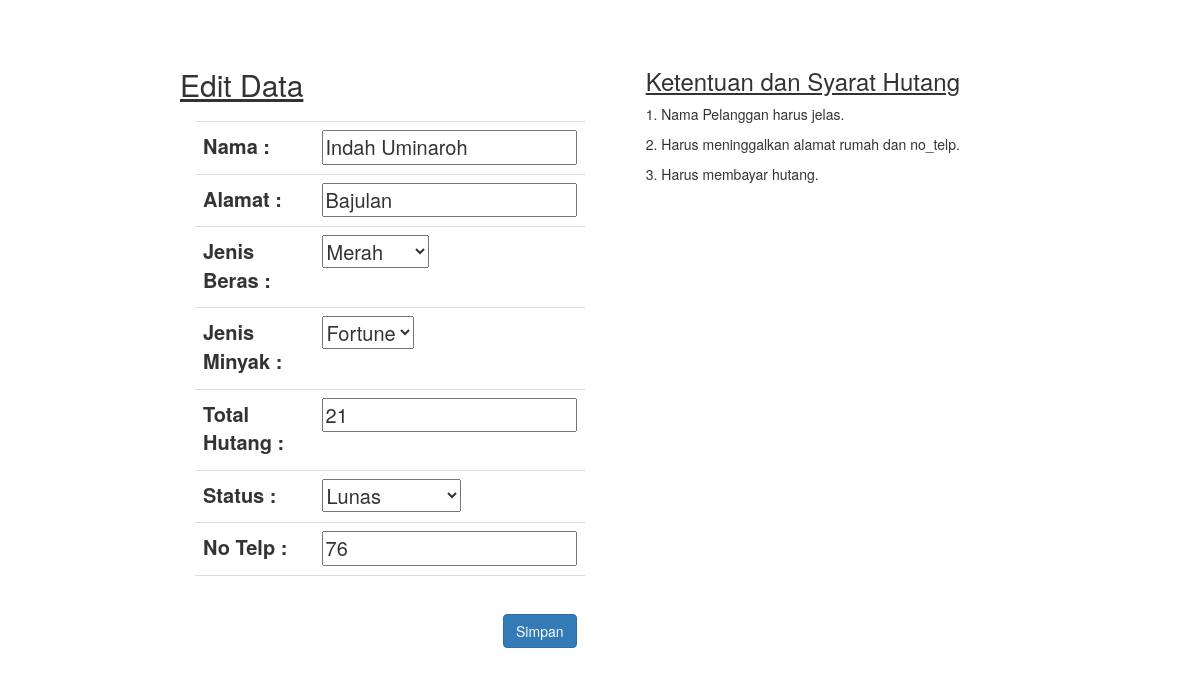
/edit.php?id=49, run on the app's committed database.
### tables this page shows
CREATE TABLE `orang` (
  `id_orang` int(1) NOT NULL,
  `nama` varchar(30) NOT NULL,
  `alamat` text NOT NULL,
  `tgl_hutang` timestamp NOT NULL DEFAULT CURRENT_TIMESTAMP ON UPDATE CURRENT_TIMESTAMP,
  `id_beras` int(12) NOT NULL,
  `id_minyak` int(12) NOT NULL,
  `total_harga` varchar(30) NOT NULL,
  `id_status` int(15) NOT NULL,
  `no_telp` bigint(13) NOT NULL
);

CREATE TABLE `beras` (
  `id_beras` int(1) NOT NULL,
  `jenis_beras` varchar(10) NOT NULL,
  `harga/kg` varchar(30) NOT NULL
);

CREATE TABLE `minyak` (
  `id_minyak` int(1) NOT NULL,
  `jenis_minyak` varchar(10) NOT NULL,
  `harga/liter` varchar(30) NOT NULL
);

CREATE TABLE `status` (
  `id_status` int(1) NOT NULL,
  `status` varchar(30) NOT NULL
);

### edit.php (the view, shortened to what this page needs)
<?php
include 'koneksi.php';
$id_orang = $_GET['id'];
$sql = "SELECT nama, alamat, tgl_hutang, id_beras, id_minyak, total_harga, id_status, no_telp FROM orang WHERE id_orang='$id_orang'";
$query = mysqli_query($koneksi, $sql);
$hasil = mysqli_fetch_assoc($query);
function beras($idBeras, $koneksi){
	$sql = "SELECT jenis_beras FROM beras WHERE id_beras=$idBeras";
	$query = mysqli_query($koneksi, $sql);
	$hasil = mysqli_fetch_assoc($query);
	return $hasil['jenis_beras'];
}
function minyak($idMinyak, $koneksi){
	$sql = "SELECT jenis_minyak FROM minyak WHERE id_minyak=$idMinyak";
	$query = mysqli_query($koneksi, $sql);
	$hasil = mysqli_fetch_assoc($query);
	return $hasil['jenis_minyak'];
}
function status($idStatus, $koneksi){
	$sql = "SELECT status FROM status WHERE id_status=$idStatus";
	$query = mysqli_query($koneksi, $sql);
	$hasil = mysqli_fetch_assoc($query);
	return $hasil['status'];
}
?>
<html>
<head>
<link rel="stylesheet" type="text/css" href="dist/css/bootstrap.css">
<link rel="stylesheet" type="text/css" href="dist/css/bootstrap.min.css">
<link rel="stylesheet" type="text/css" href="dist/style.css">
</head>
<body>
<section>
    <h2><u>Edit Data</u></h2>
    <div class="col-sm-2">
<form method="POST">
    <table class="table table-stripped">
        <tr>
            <td><label>Nama :</label></td>
            <td><input type="text" name="nama" value="<?php echo $hasil['nama'] ?>" required/></td>
        </tr>
        <tr>
            <td><label>Alamat :</label></td>
            <td><input type="text" name="alamat" value="<?php echo $hasil['alamat'] ?>" required/></td>
        </tr>
        <tr>
            <td><label>Jenis Beras :</label></td>
            <td><select name="id_beras" >
            	<option value="<?php echo $hasil['id_beras'] ?>">
            		<?php echo beras($hasil['id_beras'],$koneksi);?>
            	</option>
            </select></td>
        </tr>
        <tr>
            <td><label>Jenis Minyak :</label></td>
            <td><select name="id_minyak">
            	<option value="<?php echo $hasil['id_minyak'] ?>">
            		<?php echo minyak($hasil['id_minyak'],$koneksi);?>
            	</option>
            </select></td>
        </tr>
        <tr>
            <td><label>Total Hutang  :</label></td>
            <td><input name="total_harga" value="<?php echo $hasil['total_harga'] ?>" required/></td>
        </tr>
        <tr>
            <td><label>Status :</label></td>
            <td><select name="id_status">
            <option value="<?php echo $hasil['id_status'] ?>">
            	<?php echo status($hasil['id_status'],$koneksi);?>
                    <option value="1">Lunas</option>
                </select></td>
        </tr>
            <td><label>No Telp :</label></td>
            <td><input type="text" name="no_telp" value="<?php echo $hasil['no_telp'] ?>" required/></td>
        <tr>
            <td colspan="2"><input class="btn btn-primary" style="margin-left: 300px; margin-top: 30px;" type="submit" name="submit" value="Simpan"></td>
        </tr>
</table>
</form>
</div>
</section>
<aside>
    <h3><u>Ketentuan dan Syarat Hutang</u></h3>
            <p>1. Nama Pelanggan harus jelas.</p>
            <p>2. Harus meninggalkan alamat rumah dan no_telp.</p>
            <p>3. Harus membayar hutang.</p>
</aside>
</body>
</html>

### data on the page
orang: nama "Indah Uminaroh", alamat "Bajulan", id_beras "Merah", id_minyak "Fortune", total_harga "21", id_status "Lunas", no_telp "76"
